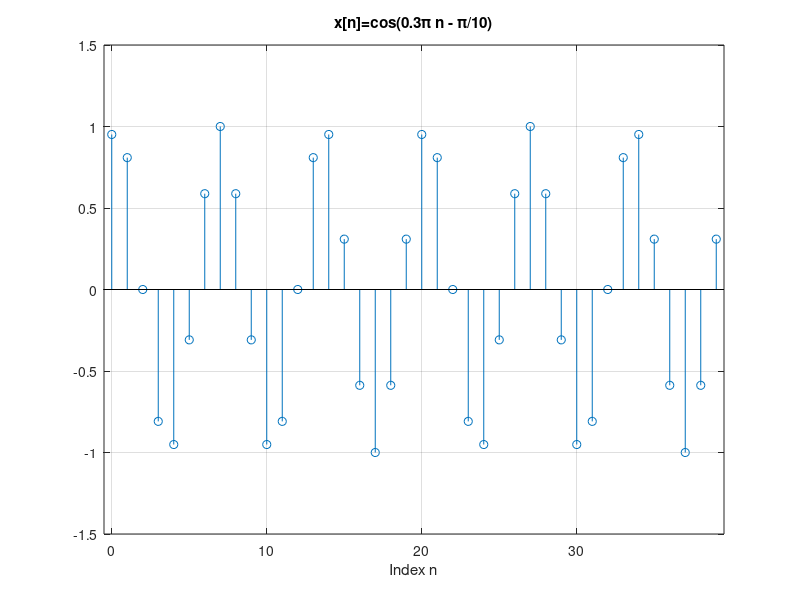

Write the MATLAB code that produced this figure.
% Script: exdt_1_12c.m
n = [0:39];                % Create a vector of indices
x = cos(0.3*pi*n-pi/10);   % Compute signal samples
% Graph the signal
stem(n,x); grid;
axis([-0.5,39.5,-1.5,1.5]);
title('x[n]=cos(0.3\pi n - \pi/10)');
xlabel('Index n');
